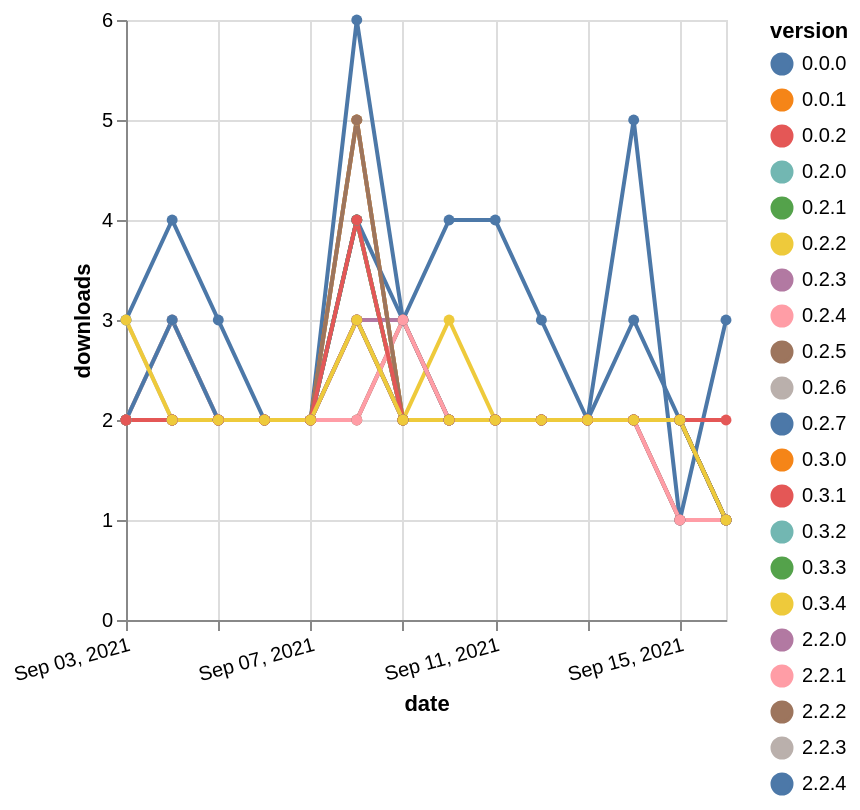

Describe this chart as a Vega-Lite specification.
### Vega-Lite specification from a JSON file in a GitHub repository (floating-point values rounded to 4 significant figures; data arrays with more than 128 entries replaced by an {"elided": "..."} marker saying what was removed)
{"$schema": "https://vega.github.io/schema/vega-lite/v5.json", "description": "A simple bar chart with embedded data.", "data": {"values": {"elided": "294 records"}}, "width": "container", "mark": {"type": "line", "point": {"filled": true}}, "encoding": {"x": {"field": "date", "type": "temporal", "timeUnit": "yearmonthdate", "title": "date", "axis": {"labelAngle": -15}}, "y": {"field": "delta", "type": "quantitative", "title": "downloads"}, "color": {"field": "version", "type": "nominal"}, "tooltip": {"field": "delta"}}}
